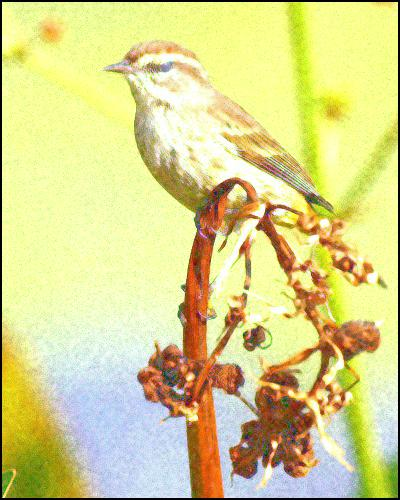
#> input picture Atividade_06/New_Image_(2a).jpg, 400 x 500 px, given in place of agucar_(1).jpg, which was not available
$ jupyter execute --allow-errors atividade_02.ipynb   (text cells are left out)
#> lines starting #> are read from the running program, lines starting #| are printed output that depends on the picture; pictures that were not available may be replaced by others from this repository, and a replacement may not be noted
#> (a cell that did not finish here is left out)

[cell 2]
# [23 lines left out: function suavizar3, not called in this run]

[cell 3]
# [48 lines left out: function suavizar5, not called in this run]

#> (a cell that did not finish here is left out)

#> (a cell that did not finish here is left out)

#> (a cell that did not finish here is left out)

#> (a cell that did not finish here is left out)

#> (a cell that did not finish here is left out)

#> (a cell that did not finish here is left out)

[cell 10]
from PIL import Image
import numpy as np
import cv2
import matplotlib.pyplot as plt

image = cv2.imread('02.filtro/agucar/agucar_(1).jpg')
#> image is the input picture: shape (500, 400, 3); mean B, G, R 141.2, 212.8, 217.7
plt.imshow(image)

[cell 11]
def convolve2d(image, kernel):
    # get the image dimensions
    # To start, we must gather the x and y size of the image and kernel
    KernelShape = kernel.shape[0]
    xImgShape = image.shape[0]
    yImgShape = image.shape[1]

    # apply the size formula for each output dimension
    # n1 = Number of input features
    # n2 = Number of output features
    xOutput = xImgShape - KernelShape + 1
    yOutput = yImgShape - KernelShape + 1

    output = np.zeros((xOutput, yOutput))

    for y in range(xOutput):
        for x in range(yOutput):
            # get the current pixel
            currentPixel = image[y:y+KernelShape, x:x+KernelShape]

            # apply the formula for convolution
            output[y, x] = np.sum(kernel * currentPixel)

            # Original code
            # output[x, y] = (kernel * imagePadded[x: x + xKernShape, y: y + yKernShape]).sum()
    return output

[cell 12]
sharp = np.array([[0, -1 , 0],
                    [-1, 5, -1],
                    [0, -1, 0]])

# Original image
image = cv2.imread('02.filtro/agucar/agucar_(1).jpg', cv2.IMREAD_GRAYSCALE)
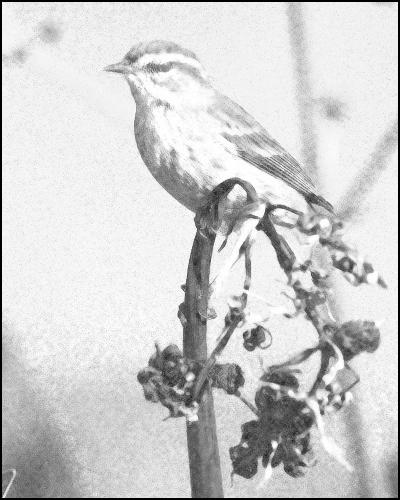
#> image: shape (500, 400); min 0, max 255, mean 206.4
plt.imshow(image, cmap='gray')
plt.show()

# Sharpening image
sharpen = convolve2d(image, sharp)
#> after the loop in convolve2d, `for y in range(xOutput):`:
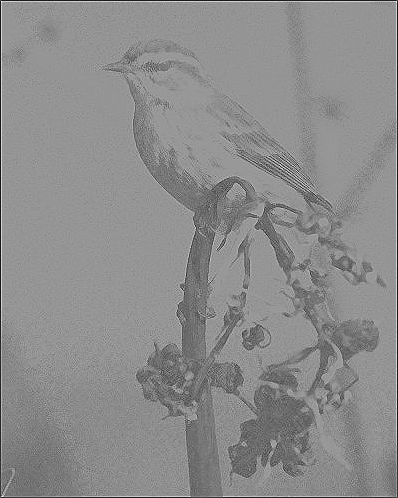
#> output: shape (498, 398) float64; min -325, max 644, mean 208.2; drawn with min black and max white
plt.imshow(sharpen, cmap='gray')
plt.show()

save = Image.fromarray(sharpen).convert("L")
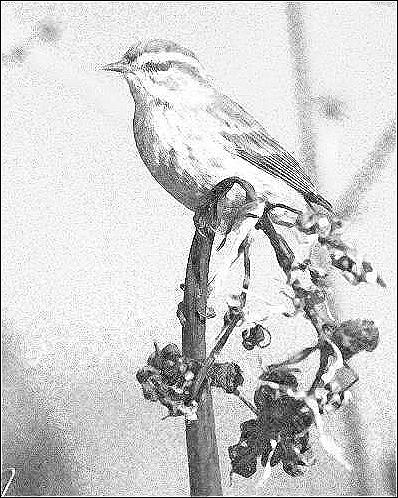
#> save: PIL image 398x498 L; min 0, max 255, mean 206.6
save = save.save("02.filtro/agucar/results/new_agucar_(1).jpg", quality=95)

[cell 13]
sharp = np.array([[0, -1 , 0],
                    [-1, 6, -1],
                    [0, -1, -1]])

# Original image
image = cv2.imread('02.filtro/agucar/agucar_(2).jpg', cv2.IMREAD_GRAYSCALE)
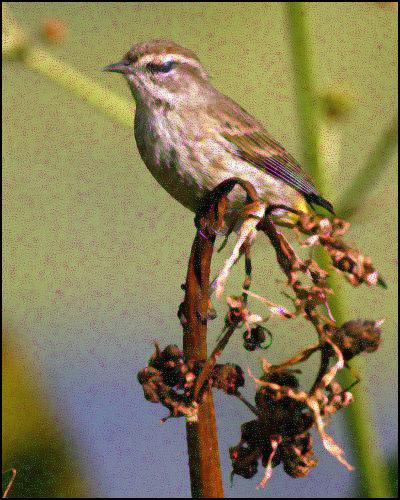
#> input picture Atividade_06/New_Image_(2b).jpg, 400 x 500 px, given in place of agucar_(2).jpg, which was not available
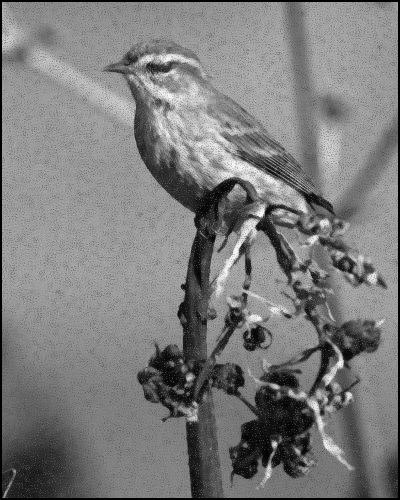
#> image: shape (500, 400); min 0, max 255, mean 124.3
plt.imshow(image, cmap='gray')
plt.show()

# Sharpening image
sharpen = convolve2d(image, sharp)
#> after the loop in convolve2d (call 2), `for y in range(xOutput):`:
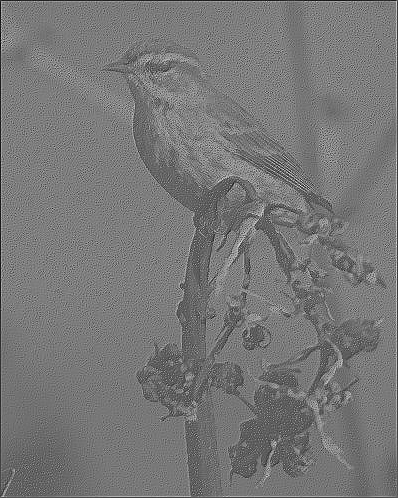
#> output: shape (498, 398) float64; min -420, max 742, mean 125.4; drawn with min black and max white
plt.imshow(sharpen, cmap='gray')
plt.show()

save = Image.fromarray(sharpen).convert("L")
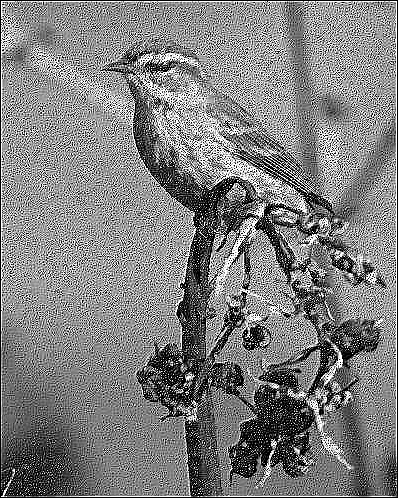
#> save: PIL image 398x498 L; min 0, max 255, mean 127.8
save = save.save("02.filtro/agucar/results/new_agucar_(2).jpg", quality=95)
